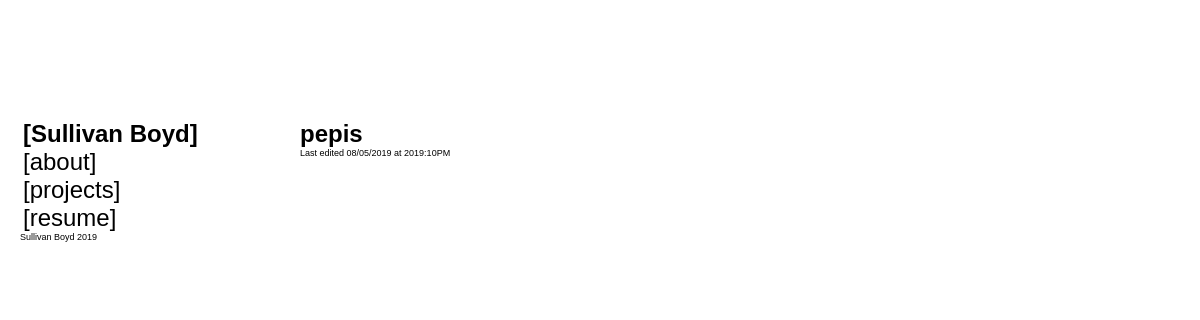
Before: / with the older database file.
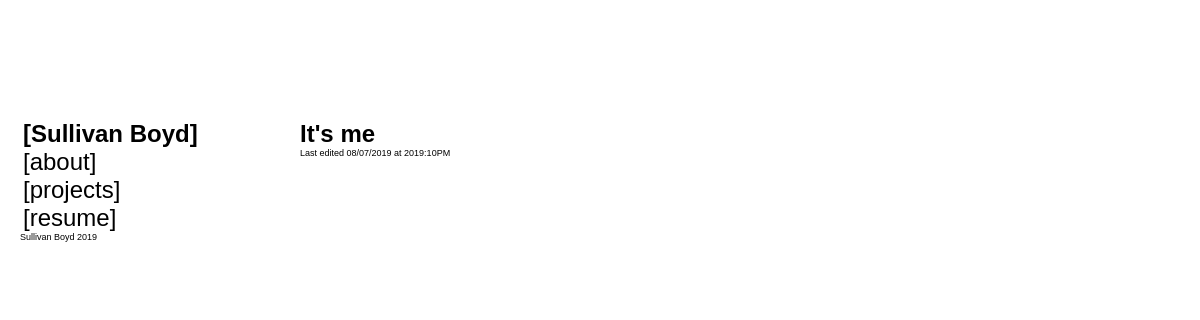
After: the same page with the newer database file.
### app.py (models this page shows, shortened)
class Entry(flask_db.Model):
    title = CharField()
    slug = CharField(unique=True)
    tags = CharField(default='etc')
    content = TextField()
    published = True
    timestamp = DateTimeField(default=datetime.datetime.now, index=True)
    @classmethod
    def public(cls):
        return Entry.select()

### app.py (the view)
@app.route('/')
def index():
    search_query = request.args.get('q')
    if search_query:
        query = Entry.search(search_query)
    else:
        query = Entry.public().order_by(Entry.timestamp.desc())
    return object_list('index.html', query, search = search_query)

### templates/index.html (shortened to what this page needs)
{% extends "base.html" %}
{% block content %}
	{% for entry in object_list %}
		<h2>
			<a href="{% if entry.published %}{{ url_for('post', slug=entry.slug) }}{% else %}{{ url_for('edit', slug=entry.slug) }}{% endif %}">
				{{ entry.title }}
			</a>
		</h2>
		<p class="timestamp">Last edited {{ entry.timestamp.strftime(('%m/%d/%Y at %G:%I%p')) }}</p><br/><br/>
	{% endfor %}
{% endblock %}

Changed rows visible on the page:
changed Entry: title "pepis" → "It's me"; timestamp "08/05/2019 at 2019:10PM" → "08/07/2019 at 2019:10PM"
